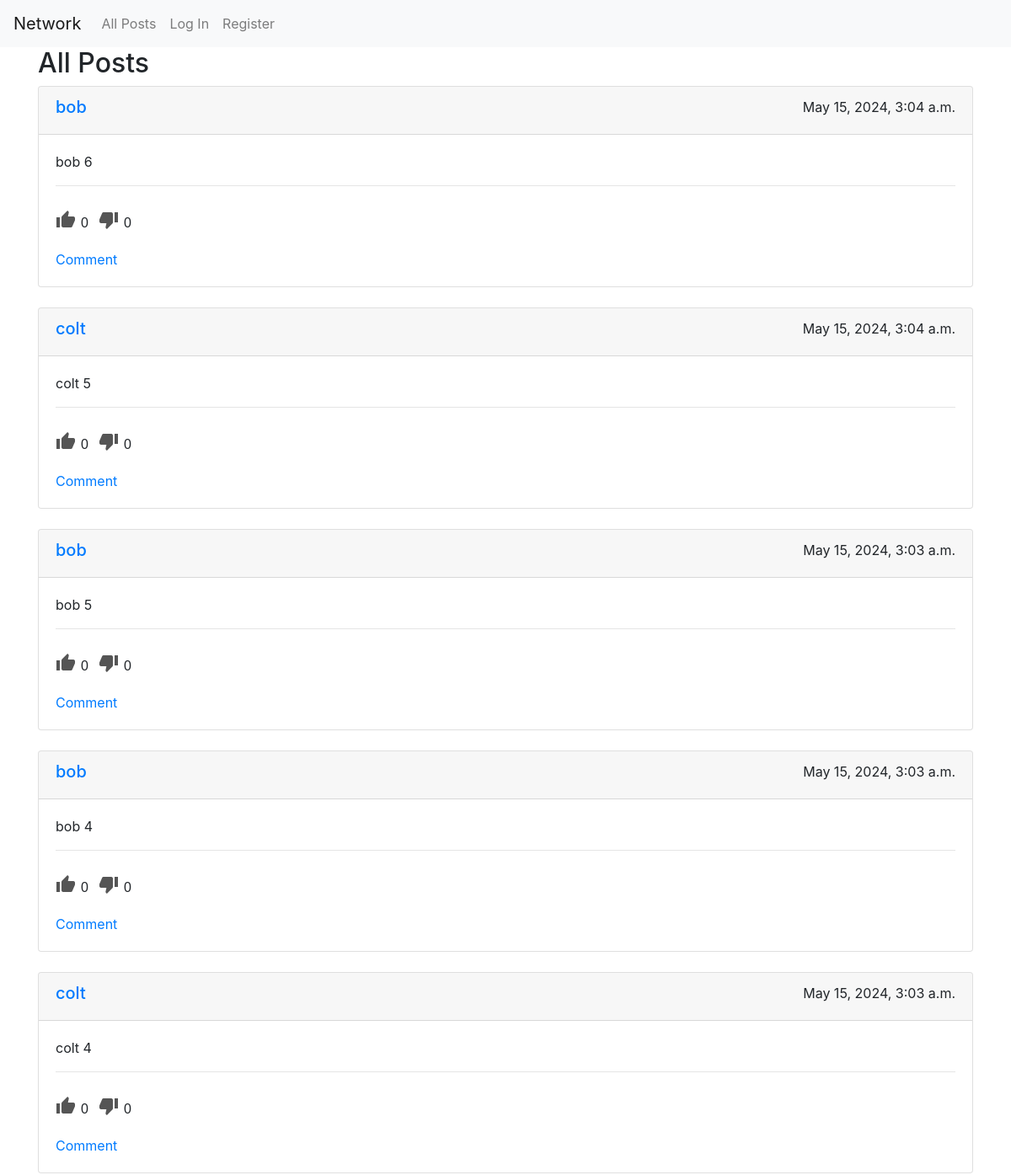
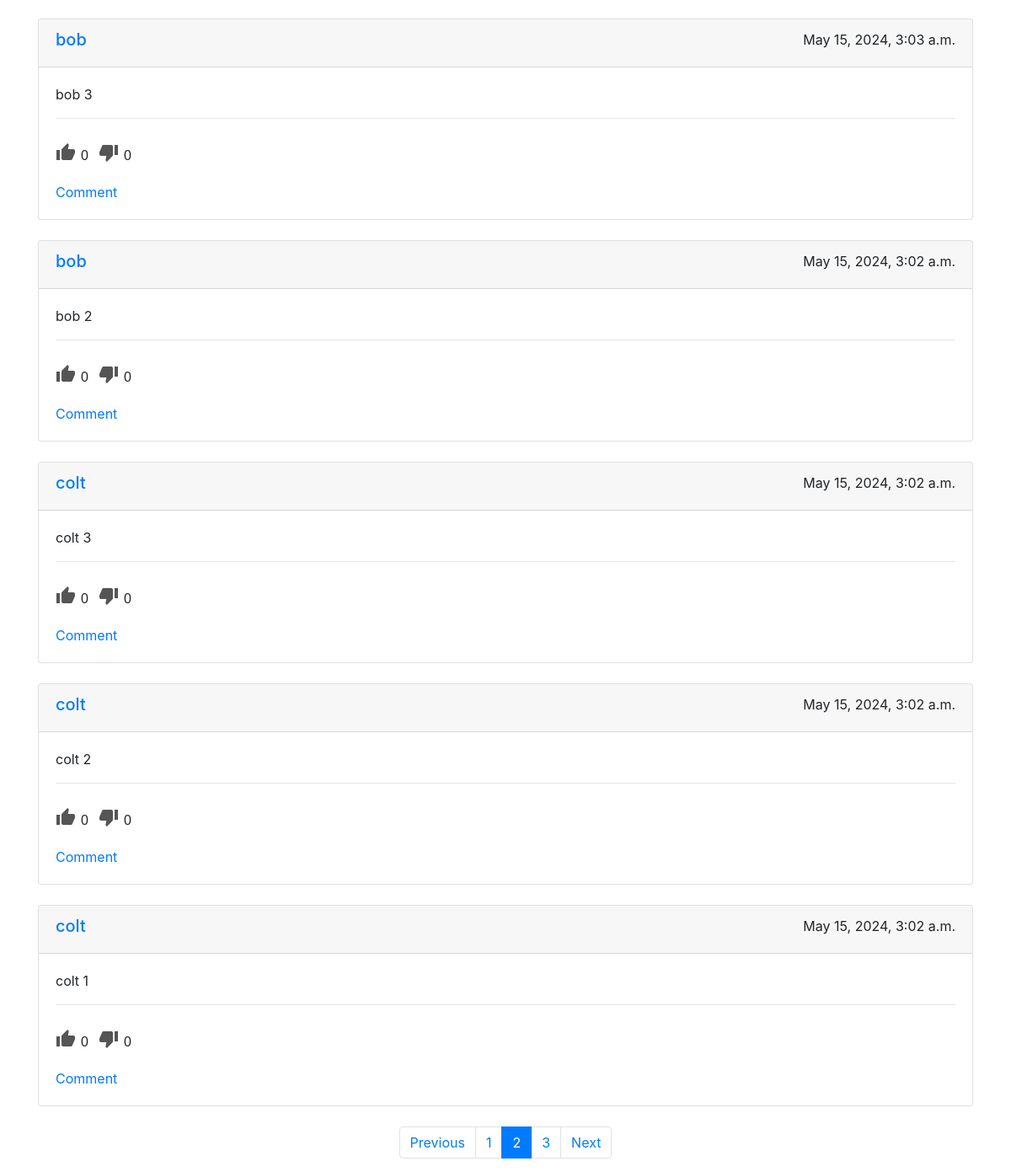
Screenshot of /?page=2 with the database file from the repository (2 pictures, top to bottom).
### network/models.py (models this page shows, shortened)
class Post(models.Model):
    poster = models.ForeignKey(User, on_delete=models.CASCADE, related_name="posts")
    content = models.TextField()
    timestamp = models.DateTimeField(auto_now_add=True)
    likes = models.ManyToManyField(User, blank=True, related_name="liked_posts")
    dislikes = models.ManyToManyField(User, blank=True, related_name="disliked_posts")
    def like_num(self):
        return self.likes.all().count()
    def dislike_num(self):
        return self.dislikes.all().count()

class User(AbstractUser):
    following = models.ManyToManyField("User", blank=True, related_name="followers")

### network/views.py (the view)
# urls.py: path("", views.index, name="index"),
def index(request):
    if request.GET.get("page") is None:
        page_number = int(1)
    else:
        page_number = request.GET.get("page")
    all_post = Post.objects.all().order_by("-timestamp")
    post_paginator = Paginator(all_post, NUM)                # Show 10 posts per page.
    post_page = post_paginator.get_page(page_number)
    return render(request, "network/index.html", {
        "title": "All Posts",
        "posts_per_page": post_page,
        "form": PostForm(),
    })

### network/templates/network/index.html (shortened to what this page needs)
{% extends "network/layout.html" %}
{% block body %}
<div class="container">
    <h2 >{{ title }}</h2>
    <div class="row row-cols-1 row-cols-md-1 g-4">
        {% for post in posts_per_page %}
            <div class="col mb-4"><div id="postId_{{ post.id }}" class="post card">
                <div class="card-header">
                    <div class="d-flex justify-content-between">
                        <div class="text-start"><a href="{% url 'profile' username=post.poster.username %}"><h5>{{ post.poster }}</h5></a></div>
                        <div class="text-end">{{ post.timestamp }}</div>
                    </div>
                </div>
                <div class="card-body">
                    <div class="content" style="display: block;">
                        <p class="content_text card-text">{{ post.content }}</p>
                        <hr/>
                        <div class="d-flex justify-content-between">
                            <div class="text-left">
                                    <div class="post-ratings-container">
                                        {% if request.user in post.likes.all %}
                                            <div class="post-rating post-rating-selected">
                                        {% else %}
                                            <div class="post-rating">
                                        {% endif %}
                                            {% if request.user.is_authenticated %}
                                                <span class="logined post-rating-button material-icons">thumb_up</span>
                                            {% else %}
                                                <a href="{% url 'login' %}"><span class="unlogined post-rating-button material-icons">thumb_up</span></a>
                                            {% endif %}
                                            <span class="post-rating-count">{{ post.like_num }}</span>
                                        </div>
                                        {% if request.user in post.dislikes.all %}
                                            <div class="post-rating post-rating-selected">
                                        {% else %}
                                            <div class="post-rating">
                                        {% endif %}
                                            {% if request.user.is_authenticated %}
                                                <span class="logined post-rating-button material-icons">thumb_down</span>
                                            {% else %}
                                                <a href="{% url 'login' %}"><span class="unlogined post-rating-button material-icons">thumb_down</span></a>
                                            {% endif %}
                                            <span class="post-rating-count">{{ post.dislike_num }}</span>
                                        </div>
                                    </div>
                                <br/>
                                <a class="comment_link" href="">Comment</a>
                            </div>
                        </div>
                    </div>
                </div>
            </div></div>
        {% endfor %}
    </div>
</div>
<div class="pagings">
    <nav aria-label="Page navigation">
        <ul class="pagination justify-content-center">
            {% if not posts_per_page.has_previous %}
                <li class="page-item disabled">
                    <a class="page-link" href="" tabindex="-1" aria-disabled="true">Previous</a>
                </li>
            {% else %}
                <li class="page-item">
                    <a class="page-link" href="?page={{ posts_per_page.previous_page_number }}">Previous</a>
                </li>
            {% endif %}
            {% for page_index in posts_per_page.paginator.page_range %}
                {% if page_index == posts_per_page.number %}
                    <li class="page-item active" aria-current="page">
                        <a class="page-link" href="?page={{ page_index }}">{{ page_index }}<span class="sr-only">(current)</span></a>
                    </li>
                {% else %}
                    <li class="page-item">
                        <a class="page-link" href="?page={{ page_index }}">{{ page_index }}</a>
                    </li>
                {% endif %}
            {% endfor %}
            {% if not posts_per_page.has_next %}
                <li class="page-item disabled">
                    <a class="page-link" href="" tabindex="-1" aria-disabled="true">Next</a>
                </li>
            {% else %}
                <li class="page-item">
                    <a class="page-link" href="?page={{ posts_per_page.next_page_number }}">Next</a>
                </li>
            {% endif %}
        </ul>
    </nav>
</div>
{% endblock %}

### network/static/network/styles.css (style rules this page uses)
.post-ratings-container { font-family: 'Lexend', sans-serif; display: flex; justify-content: end; padding: 12px 0; margin-bottom: -20px; }
.post-rating { display: flex; align-items: center; cursor: default; }
.post-rating:not(:last-child) { margin-right: 12px; }
.post-rating-button { margin-right: 6px; cursor: pointer; color: #555555; }

### rows the page displays
Post: poster "bob", timestamp "May 15, 2024, 3:04 a.m.", content "bob 6", like_num "0", dislike_num "0"
Post: poster "colt", timestamp "May 15, 2024, 3:04 a.m.", content "colt 5", like_num "0", dislike_num "0"
Post: poster "bob", timestamp "May 15, 2024, 3:03 a.m.", content "bob 5", like_num "0", dislike_num "0"
Post: poster "bob", timestamp "May 15, 2024, 3:03 a.m.", content "bob 4", like_num "0", dislike_num "0"
Post: poster "colt", timestamp "May 15, 2024, 3:03 a.m.", content "colt 4", like_num "0", dislike_num "0"
Post: poster "bob", timestamp "May 15, 2024, 3:03 a.m.", content "bob 3", like_num "0", dislike_num "0"
Post: poster "bob", timestamp "May 15, 2024, 3:02 a.m.", content "bob 2", like_num "0", dislike_num "0"
Post: poster "colt", timestamp "May 15, 2024, 3:02 a.m.", content "colt 3", like_num "0", dislike_num "0"
Post: poster "colt", timestamp "May 15, 2024, 3:02 a.m.", content "colt 2", like_num "0", dislike_num "0"
Post: poster "colt", timestamp "May 15, 2024, 3:02 a.m.", content "colt 1", like_num "0", dislike_num "0"

### other values shown
{{ title }} "All Posts"
{{ page_index }} "1" "3"
{{ page_index }} "2"
